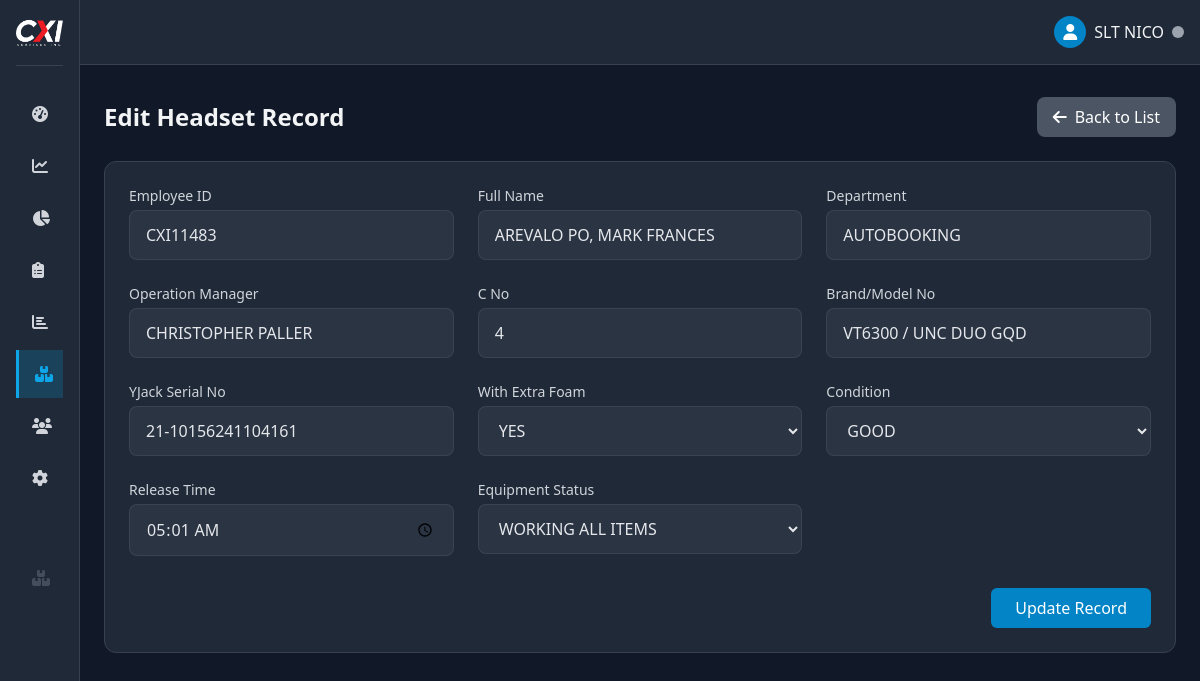
Screenshot of /admin/headset_form.php?id=66 (signed in) with the database file from the repository.
### tables this page shows
CREATE TABLE `headset_tracker` (
  `id` int(11) NOT NULL,
  `week_beginning` date DEFAULT NULL,
  `date_issued` date NOT NULL,
  `employee_id` varchar(50) NOT NULL,
  `full_name` varchar(100) NOT NULL,
  `department` varchar(100) NOT NULL,
  `operation_manager` varchar(100) NOT NULL,
  `brand_model_no` varchar(100) NOT NULL,
  `c_no` varchar(50) DEFAULT NULL,
  `yjack_serial_no` varchar(50) DEFAULT NULL,
  `w_xtra_foam` enum('YES','NO') DEFAULT 'NO',
  `_condition` varchar(50) NOT NULL,
  `release_by` varchar(100) NOT NULL,
  `release_time` time NOT NULL,
  `received_by` varchar(100) NOT NULL,
  `return_time` time DEFAULT NULL,
  `return_date` varchar(20) DEFAULT NULL,
  `equipment_status` enum('WORKING ALL ITEMS','NOT WORKING - HEADSET','NOT WORKING - YJACK','WITH ISSUE') DEFAULT NULL,
  `remarks` text DEFAULT NULL,
  `status` enum('PENDING','RETURNED') NOT NULL,
  `created_at` timestamp NOT NULL DEFAULT current_timestamp(),
  `updated_at` timestamp NOT NULL DEFAULT current_timestamp() ON UPDATE current_timestamp()
);

### admin/headset_form.php (the view, shortened to what this page needs)
<?php
require_once '../includes/functions.php';
$id = isset($_GET['id']) ? (int)$_GET['id'] : 0;
$action = $id ? 'edit' : 'create';
$record = null;
$id = isset($_GET['id']) ? (int)$_GET['id'] : 0;
if ($id) {
    try {
        $stmt = $pdo->prepare("SELECT * FROM headset_tracker WHERE id = ?");
        $stmt->execute([$id]);
        $record = $stmt->fetch();
    } catch (PDOException $e) {
        $_SESSION['error'] = "Error fetching record: " . $e->getMessage();
        redirect('inventory_tracker.php?tab=headset');
    }
}
require_once '../components/layout.php';
?>
<div class="pt-2 min-h-screen">
    <main class="p-6">
        <div class="flex justify-between items-center mb-6">
            <h1 class="text-2xl font-bold"><?= $action === 'create' ? 'Add New' : 'Edit' ?> Headset Record</h1>
            <a href="inventory_tracker.php?tab=headset" class="bg-gray-600 hover:bg-gray-500 text-white px-4 py-2 rounded-lg flex items-center">
                <i class="fas fa-arrow-left mr-2"></i> Back to List
            </a>
        </div>
        <form method="post" class="bg-gray-800 rounded-xl border border-gray-700 p-6">
            <div class="grid grid-cols-1 md:grid-cols-2 lg:grid-cols-3 gap-6">
                <div class="relative">
                    <label for="employee_id" class="block text-sm font-medium text-gray-300 mb-1">Employee ID</label>
                    <input type="text" id="employee_id" name="employee_id" value="<?= $record ? htmlspecialchars($record['employee_id']) : '' ?>" required
                           class="w-full px-4 py-3 bg-gray-700/50 border border-gray-600/50 rounded-lg text-gray-200"
                           style="text-transform: uppercase;"
                           onchange="fetchEmployeeDetails(this.value)"
                           autocomplete="off">
                </div>
                <div>
                    <label for="full_name" class="block text-sm font-medium text-gray-300 mb-1">Full Name</label>
                    <input type="text" id="full_name" name="full_name" value="<?= $record ? htmlspecialchars($record['full_name']) : '' ?>" required
                           class="w-full px-4 py-3 bg-gray-700/50 border border-gray-600/50 rounded-lg text-gray-200"
                           style="text-transform: uppercase;"
                           onchange="searchEmployees(this.value)">
                </div>
                <div>
                    <label for="department" class="block text-sm font-medium text-gray-300 mb-1">Department</label>
                    <input type="text" id="department" name="department" value="<?= $record ? htmlspecialchars($record['department']) : '' ?>" required
                           class="w-full px-4 py-3 bg-gray-700/50 border border-gray-600/50 rounded-lg text-gray-200"
                           style="text-transform: uppercase;" readonly>
                </div>
                <div>
                    <label for="operation_manager" class="block text-sm font-medium text-gray-300 mb-1">Operation Manager</label>
                    <input type="text" id="operation_manager" name="operation_manager" value="<?= $record ? htmlspecialchars($record['operation_manager']) : '' ?>" required
                           class="w-full px-4 py-3 bg-gray-700/50 border border-gray-600/50 rounded-lg text-gray-200"
                           style="text-transform: uppercase;" readonly>
                </div>
                <div>
                    <label for="c_no" class="block text-sm font-medium text-gray-300 mb-1">C No</label>
                    <input type="text" id="c_no" name="c_no" value="<?= $record ? htmlspecialchars($record['c_no']) : '' ?>"
                           class="w-full px-4 py-3 bg-gray-700/50 border border-gray-600/50 rounded-lg text-gray-200"
                           style="text-transform: uppercase;"
                           onchange="fetchHeadsetDetails(this.value)">
                </div>
                <div>
                    <label for="brand_model_no" class="block text-sm font-medium text-gray-300 mb-1">Brand/Model No</label>
                    <input type="text" id="brand_model_no" name="brand_model_no" value="<?= $record ? htmlspecialchars($record['brand_model_no']) : '' ?>" required
                           class="w-full px-4 py-3 bg-gray-700/50 border border-gray-600/50 rounded-lg text-gray-200"
                           style="text-transform: uppercase;" readonly>
                </div>
                <div>
                    <label for="yjack_serial_no" class="block text-sm font-medium text-gray-300 mb-1">YJack Serial No</label>
                    <input type="text" id="yjack_serial_no" name="yjack_serial_no" value="<?= $record ? htmlspecialchars($record['yjack_serial_no']) : '' ?>"
                           class="w-full px-4 py-3 bg-gray-700/50 border border-gray-600/50 rounded-lg text-gray-200"
                           style="text-transform: uppercase;" readonly>
                </div>
                <div>
                    <label for="w_xtra_foam" class="block text-sm font-medium text-gray-300 mb-1">With Extra Foam</label>
                    <select id="w_xtra_foam" name="w_xtra_foam" required
                            class="w-full px-4 py-3 bg-gray-700/50 border border-gray-600/50 rounded-lg text-gray-200"
                            style="text-transform: uppercase;">
                        <option value="YES" <?= $record && $record['w_xtra_foam'] === 'YES' ? 'selected' : '' ?>>YES</option>
                    </select>
                </div>
                <div>
                    <label for="_condition" class="block text-sm font-medium text-gray-300 mb-1">Condition</label>
                    <select id="_condition" name="_condition" required
                            class="w-full px-4 py-3 bg-gray-700/50 border border-gray-600/50 rounded-lg text-gray-200"
                            style="text-transform: uppercase;">
                        <option value="GOOD" <?= $record && $record['_condition'] === 'GOOD' ? 'selected' : '' ?>>GOOD</option>
                    </select>
                </div>
                <div>
                    <label for="release_time" class="block text-sm font-medium text-gray-300 mb-1">Release Time</label>
                    <input type="time" id="release_time" name="release_time" value="<?= $record ? htmlspecialchars($record['release_time']) : date('H:i') ?>" required
                           class="w-full px-4 py-3 bg-gray-700/50 border border-gray-600/50 rounded-lg text-gray-200"
                           style="text-transform: uppercase;">
                </div>
                <div>
                    <label for="equipment_status" class="block text-sm font-medium text-gray-300 mb-1">Equipment Status</label>
                    <select id="equipment_status" name="equipment_status" required
                            class="w-full px-4 py-3 bg-gray-700/50 border border-gray-600/50 rounded-lg text-gray-200"
                            style="text-transform: uppercase;">
                        <option value="WORKING ALL ITEMS" <?= $record && $record['equipment_status'] === 'WORKING ALL ITEMS' ? 'selected' : '' ?>>WORKING ALL ITEMS</option>
                    </select>
                </div>
            </div>
            <div class="mt-8 flex justify-end">
                <button type="submit" class="bg-primary-600 hover:bg-primary-700 text-white px-6 py-2 rounded-md">
                    <?= $action === 'create' ? 'Create Record' : 'Update Record' ?>
                </button>
            </div>
        </form>
    </main>
</div>

### rows the page displays
headset_tracker: employee_id "CXI11483", full_name "AREVALO PO, MARK FRANCES", department "AUTOBOOKING", operation_manager "CHRISTOPHER PALLER", c_no "4", brand_model_no "VT6300 / UNC DUO GQD", yjack_serial_no "21-10156241104161", w_xtra_foam "YES", _condition "GOOD", release_time "05:01:00", equipment_status "WORKING ALL ITEMS"

### other values shown
$_SESSION['nickname'] "SLT NICO"
